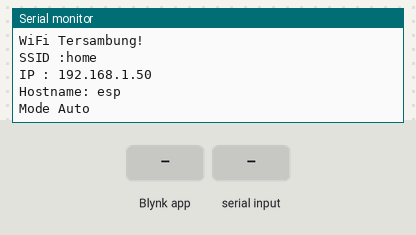
This sketch was run on a simulated ESP32-C6. On the bench: the last lines printed to the serial monitor. Inputs (shaded band) come from the test bench. WiFi joins after 1.5 s; servers stay silent unless stated; network time is answered at once with the bench clock; the local clock reads 2024-03-15 10:24:30 at power-on unless the sketch sets it.

Above: at 3.0 s.
3.1 s: Blynk app writes 1 to V0
At 3.6 s:
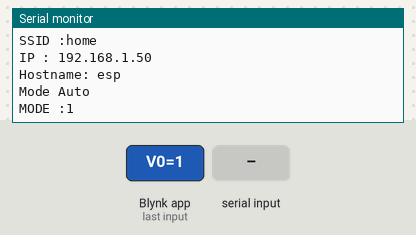
4.6 s: "RELAY_\n" received over the second serial link
At 5.8 s:
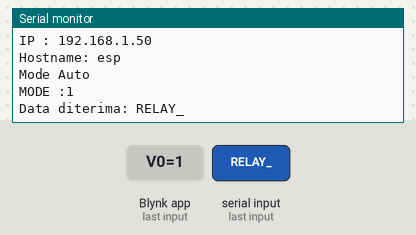
6.1 s: "DATA:\n" received over the second serial link
At 7.3 s:
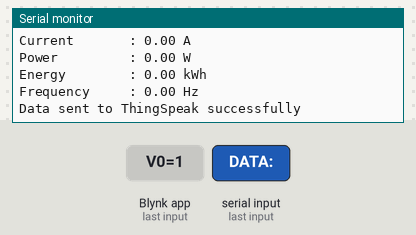
7.6 s: "OPEN_CONFIG\n" received over the second serial link
At 8.2 s:
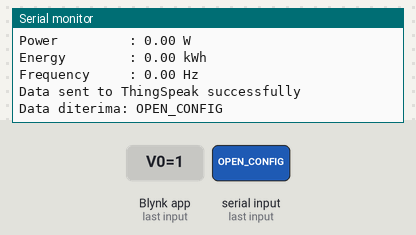
9.1 s: "90:45:200\n" received over the second serial link
At 10.3 s:
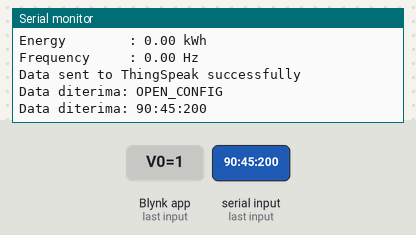
10.6 s: "90:45\n" received over the second serial link
At 11.7 s:
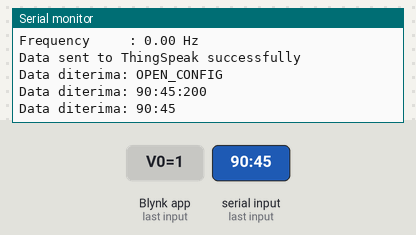

Measured:
- after the input at 3.1 s, the serial monitor: prints a new line at once (image 1)
- after the input at 4.6 s, the serial monitor: prints a new line at once (image 2)
- after the input at 6.1 s, the serial monitor: prints a new line at once (image 3)
- after the input at 7.6 s, the serial monitor: prints a new line at once (image 4)
- after the input at 9.1 s, the serial monitor: prints a new line at once (image 5)
- after the input at 10.6 s, the serial monitor: prints a new line at once (image 6)

The sketch:

ESP32C6_FIX3.ino
```cpp
#define BLYNK_PRINT Serial

//SETTING BLYNK ID, NAME, AUTH_TOKEN
#define BLYNK_TEMPLATE_ID "TMPL6hvp_w4FR"
#define BLYNK_TEMPLATE_NAME "LIGHTING CONTROL SYSTEM"
#define BLYNK_AUTH_TOKEN "mPlKoW6uDMjuWYEXRi6pTbTSaAoHZjOu"

#include <WiFi.h>
#include <BlynkSimpleEsp32.h>
#include <NTPClient.h>
#include <WiFiUdp.h>
#include <ThingSpeak.h>
#include <WiFiManager.h>

//------------------------------------
//SETTING WIFI
//------------------------------------
// WiFiManager wifiManager;  //Menggunakan wifi manager
char ssid[32];            // Variabel untuk menyimpan SSID
char pass[32];            // Variabel untuk menyimpan password WiFi

//----------------------------------------------- ------
//KONFIGURASI THINGSPEAK PLATFORM FOR ENERGY MONITORING
//-----------------------------------------------------
const unsigned long channelID = 2787446;       // Ganti dengan Channel ID Anda
const char* writeAPIKey = "OIEQOPWHPMDPER1L";  // Ganti dengan Write API Key Anda
const char* server = "api.thingspeak.com";

//------------------------------------
//------------------------------------
BlynkTimer timer;                    //Pengiriman ke Blynk 100ms

// NTP Client
WiFiUDP ntpUDP;
NTPClient timeClient(ntpUDP, "pool.ntp.org", 25200, 60000);  // Waktu WIB (GMT+7, offset 25200 detik)

// Inisialisasi WiFi dan ThingSpeak
WiFiClient client;
WiFiManager wifiManager;  //Menggunakan WiFi manager

//------------------------------------------------
// Menggunakan Pin TX RX untuk komunikasi dengan MEGA
//-------------------------------------------------
HardwareSerial SerialMega(1);   //ESP32-C6 PIN RX (4) DAN TX (5)
#define ESP32_RX 4             //Pin LP_RX
#define ESP32_TX 5             //Pin LP_TX

bool isAutoMode = true;  // Menyimpan status mode, default Auto
bool isNoonExecuted = false; // Variabel untuk melacak status pengiriman perintah
bool isAfternoonExecuted = false;
bool isEveningExecuted = false;
bool isMorningExecuted = false;

// Virtual pins untuk relay
int relayOutputPins[] = {V1, V2, V3, V4, V5, V6, V7, V8, V9, V10, V11, V12, V13, V14, V15, V16, V17, V18, V19};
int lastRelayState[20] = {0};  // Inisialisasi semua relay dalam kondisi OFF

//------------------------------------
//FUNGSI UTAMA
//------------------------------------
void setup() {
  Serial.begin(115200);                                    // Inisialisasi komunikasi serial untuk monitor
  SerialMega.begin(9600, SERIAL_8N1, ESP32_RX, ESP32_TX);  // Menginisialisasi pin RX dan TX to Mega

  //-------------------------------------
  //SETTING WIFI MENGGUNAKAN WIFI MANAGER
  //-------------------------------------
  Serial.println("Lighting Control System");
  Serial.println("Configuring WiFi");

  // // Uncomment baris berikut jika ingin menghapus kredensial WiFi yang disimpan sebelumnya
  wifiManager.resetSettings();

  // Memulai portal konfigurasi WiFi
  if (!wifiManager.autoConnect("Lighting Control-AP", "password123")) {
    Serial.println("Gagal menghubungkan ke WiFi");
    ESP.restart();  // Restart ESP32 jika gagal
  }

  // Jika berhasil terhubung ke WiFi, dapatkan SSID dan password yang digunakan Blynk
  strcpy(ssid, WiFi.SSID().c_str());  // Menyalin SSID yang terhubung ke variabel ssid
  strcpy(pass, WiFi.psk().c_str());   // Menyalin password yang digunakan ke variabel pass

  // Jika berhasil terhubung ke WiFi
  Serial.println("WiFi Tersambung!");
  Serial.print("SSID :");
  Serial.println(ssid);
  Serial.print("IP : ");
  Serial.println(WiFi.localIP());
  Serial.print("Hostname: ");
  Serial.println(WiFi.getHostname());

  Blynk.begin(BLYNK_AUTH_TOKEN, ssid, pass, "blynk.cloud", 8080); // Menghubungkan ESP32 ke Blynk

  // Mengirimkan status mode Auto saat pertama kali
  Blynk.virtualWrite(V0, isAutoMode ? 1 : 0);
  timer.setInterval(500L, sendCommandToMega); // Menjadwalkan pengiriman status mode ke Arduino setiap 500ms
  Serial.println("Mode Auto");

  timeClient.begin();       // Inisialisasi NTP Client
  ThingSpeak.begin(client); // Inisialisasi ThingSpeak
}

void loop() {
  Blynk.run();                  // Menjalankan Blynk untuk memperbarui status dari aplikasi
  timer.run();                  // Menjalankan timer untuk mengirimkan status ke Arduino
  timeClient.update();
  ConfigWiFi();
  sendDataToBlynkThingspeak();  // Periksa status relay dari Arduino Mega dan kirim ke Blynk

  // Jadwal pengaturan waktu
  handleSchedule(7 , 0, isMorningExecuted, "WAKTU_KERJA");               //Waktu kerja menandakan pukul 07.00
  handleSchedule(12, 0, isNoonExecuted, "WAKTU_ISTIRAHAT_MULAI");         //Waktu istirahat menandakan pukul 12.00
  handleSchedule(13, 0, isAfternoonExecuted, "WAKTU_ISTIRAHAT_SELESAI");  //Waktu istirahat selesai menandakan pukul 13.00
  handleSchedule(17, 0, isEveningExecuted, "WAKTU_PULANG");               //Waktu pulang menandakan pukul 17.00
}

void handleSchedule(int targetHour, int targetMinute, bool &flag, const String &command) {
  if (timeClient.getHours() == targetHour && timeClient.getMinutes() == targetMinute && !flag) {
    for (int i = 0; i < 3; i++) {  // Kirim 3 kali untuk memastikan keterbacaan di Arduino Mega
      SerialMega.println(command);
      Serial.println("Command sent: " + command + " at " + timeClient.getFormattedTime() + " (Attempt " + String(i + 1) + ")");
      delay(500);  // Delay untuk memastikan Mega bisa membaca data dengan stabil
    }
    flag = true;  // Set flag agar tidak mengirim ulang dalam menit yang sama
  }

  // Reset flag saat jam berganti
  if (timeClient.getMinutes() != targetMinute) {
    flag = false;
  }
}

//------------------------------------
//FUNGSI KIRIM KE ARDUINO MEGA
//------------------------------------
//Kirim ke Mega menggunakan serial UART
void sendCommandToMega() {
  if (isAutoMode) {
    SerialMega.println("AUTO");  // Mengirim status Auto ke Arduino Mega
  } else {
    SerialMega.println("MANUAL");  // Mengirim status Manual ke Arduino Mega
  }
}

//------------------------------------
//FUNGSI UPDATE STATUS BLYNK
//------------------------------------
// Kirim status relay ke Virtual Pin i di Blynk
void sendDataToBlynkThingspeak() {
  // Periksa apakah ada data dari Arduino Mega
  if (SerialMega.available() > 0) {
    String data = SerialMega.readStringUntil('\n');   // Baca data sampai newline
    data.trim();                                      // Hapus karakter tak perlu
    Serial.println("Data diterima: " + data);         // Debugging

    // Proses data relay
    if (data.startsWith("RELAY_")) {
      int relayIndex = data.substring(6, data.indexOf(':')).toInt();  // Ambil nomor relay
      int relayState = data.substring(data.indexOf(':') + 1).toInt(); // Ambil status relay

      // Pastikan index valid dan hanya update jika status relay berubah
      if (relayIndex >= 0 && relayIndex < 20 && relayState != lastRelayState[relayIndex]) {
        int virtualPin = relayOutputPins[relayIndex];   // Ambil virtual pin yang sesuai
        Blynk.virtualWrite(virtualPin, relayState);     // Kirim status relay ke Virtual Pin
        lastRelayState[relayIndex] = relayState;        // Simpan status terakhir relay
        Serial.print("Update Blynk: RELAY_");
        Serial.print(relayIndex);
        Serial.print(" -> ");
        Serial.println(relayState);
      }
    }

    // Proses data power meter
    else if (data.startsWith("DATA:")) {
      sendDataToThingSpeak(data);  // Kirim data ke ThingSpeak
    }
  }
}

//------------------------------------
//KIRIM DATA POWER METER KE THINGSPEAK
//------------------------------------
void sendDataToThingSpeak(String data) {
  // Validasi format data Power Meter
  if (!data.startsWith("DATA:")) {
    Serial.println("Invalid data power meter format, skipping...");
    return;  // Abaikan data jika format tidak sesuai
  }

  // Parsing data berdasarkan format
  float voltage = extractValue(data, 'V');
  float current = extractValue(data, 'C');
  float power = extractValue(data, 'P');
  float energy = extractValue(data, 'E');
  float frequency = extractValue(data, 'F');

  // Menampilkan data untuk debugging
  Serial.println("Sending to ThingSpeak:");
  Serial.println("Voltage       : " + String(voltage) + " V");
  Serial.println("Current       : " + String(current) + " A");
  Serial.println("Power         : " + String(power) + " W");
  Serial.println("Energy        : " + String(energy) + " kWh");
  Serial.println("Frequency     : " + String(frequency) + " Hz");

  // Kirim data ke ThingSpeak
  ThingSpeak.setField(1, voltage);
  ThingSpeak.setField(2, current);
  ThingSpeak.setField(3, power);
  ThingSpeak.setField(4, energy);
  ThingSpeak.setField(5, frequency);

  int response = ThingSpeak.writeFields(channelID, writeAPIKey);
  if (response == 200) {
    Serial.println("Data sent to ThingSpeak successfully");
  } else {
    Serial.println("Error sending data to ThingSpeak: " + String(response));
  }
}

// Fungsi untuk mengekstrak nilai berdasarkan parameter
float extractValue(String data, char parameter) {
  int startIndex = data.indexOf(parameter + String(':'));  // Cari parameter (contoh: "V:")
  if (startIndex == -1) return 0;                          // Jika parameter tidak ditemukan, kembalikan 0
  startIndex += 2;                                         // Lewati "X:" (contoh: "V:")
  int endIndex = data.indexOf(',', startIndex);            // Cari delimiter berikutnya (koma)
  if (endIndex == -1) endIndex = data.length();            // Jika tidak ada koma, ambil sampai akhir string
  return data.substring(startIndex, endIndex).toFloat();   // Ambil nilai sebagai float
}

//--------------------------------------------------------------------
//FUNGSI UNTUK KONFIGURASI WIFI (SEND : OPEN_CONFIG IN SERIAL MONITOR)
//--------------------------------------------------------------------
void ConfigWiFi() {
  // Periksa perintah dari Serial Monitor untuk membuka portal konfigurasi
  if (Serial.available()) {
    String command = Serial.readStringUntil('\n');
    command.trim();

    // Perintah untuk membuka portal konfigurasi WiFi
    if (command.equalsIgnoreCase("OPEN_CONFIG")) {

      // Mulai portal konfigurasi di IP yang terhubung sebelumnya
      wifiManager.startConfigPortal("Lighting Control-AP", "password123");

      // Setelah keluar dari portal, restart perangkat
      ESP.restart();
    }
  }
}

//------------------------------------
//INISIALISASI PIN VIRTUAL BLYNK
//------------------------------------
// Fungsi ini menangani perintah yang datang dari aplikasi Blynk (Virtual Pin V0 untuk mode)
BLYNK_WRITE(V0) {                                       // Virtual Pin V0 digunakan untuk mengubah mode
  int mode = param.asInt();                             // Mendapatkan nilai mode dari aplikasi Blynk
  isAutoMode = (mode == 1);                             // Jika mode = 1, maka mode Auto; jika 0, maka mode Manual
  SerialMega.println(isAutoMode ? "Mode Auto" : "Mode Manual");
  SerialMega.println(isAutoMode ? "AUTO" : "MANUAL");  // Mengirimkan mode ke Arduino Mega
  Serial.print("MODE :");                              // Mode
  Serial.println(mode);
}

BLYNK_WRITE_DEFAULT() {
  int pin = request.pin;        // Mendapatkan nomor Virtual Pin yang dikontrol
  int value = param.asInt();    // Membaca nilai (0 atau 1)

  // Pastikan hanya dapat dieksekusi jika mode MANUAL
  if (!isAutoMode) {
    if (pin >= V1 && pin <= V19) {      // Pastikan pin sesuai dengan relay yang ada
      int relayIndex = pin - V1;        // Hitung indeks relay berdasarkan Virtual Pin
      SerialMega.print("RELAY_");
      SerialMega.print(relayIndex);
      SerialMega.print(":");
      SerialMega.println(value);
      Serial.print("Mengirim ke Mega: RELAY_");
      Serial.print(relayIndex);
      Serial.print(":");
      Serial.println(value);
    }
  } else {
    Serial.println("Perintah relay diabaikan karena mode AUTO aktif.");
  }
}
```
